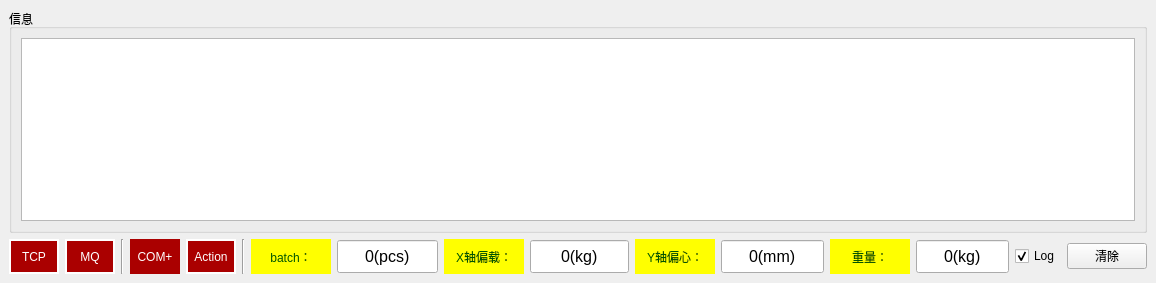
<?xml version="1.0" encoding="UTF-8"?>
<ui version="4.0">
 <class>MainWindow</class>
 <widget class="QMainWindow" name="MainWindow">
  <property name="geometry">
   <rect>
    <x>0</x>
    <y>0</y>
    <width>1142</width>
    <height>283</height>
   </rect>
  </property>
  <property name="windowTitle">
   <string>ZBY_MQ</string>
  </property>
  <property name="windowIcon">
   <iconset>
    <normaloff>../../Container_Multiple_Channels_20200522/Container_Multiple_Channels_20200522/Main/ICO/ICO.ico</normaloff>../../Container_Multiple_Channels_20200522/Container_Multiple_Channels_20200522/Main/ICO/ICO.ico</iconset>
  </property>
  <widget class="QWidget" name="centralwidget">
   <layout class="QGridLayout" name="gridLayout">
    <item row="1" column="8">
     <widget class="QLabel" name="label_5">
      <property name="minimumSize">
       <size>
        <width>80</width>
        <height>0</height>
       </size>
      </property>
      <property name="styleSheet">
       <string notr="true">background-color: rgb(255, 255, 0);
color: rgb(0, 85, 0);</string>
      </property>
      <property name="text">
       <string>X轴偏载：</string>
      </property>
      <property name="alignment">
       <set>Qt::AlignCenter</set>
      </property>
     </widget>
    </item>
    <item row="1" column="9">
     <widget class="QSpinBox" name="spinBox_2">
      <property name="minimumSize">
       <size>
        <width>0</width>
        <height>35</height>
       </size>
      </property>
      <property name="font">
       <font>
        <pointsize>12</pointsize>
       </font>
      </property>
      <property name="alignment">
       <set>Qt::AlignCenter</set>
      </property>
      <property name="readOnly">
       <bool>true</bool>
      </property>
      <property name="buttonSymbols">
       <enum>QAbstractSpinBox::NoButtons</enum>
      </property>
      <property name="suffix">
       <string>(kg)</string>
      </property>
      <property name="prefix">
       <string/>
      </property>
      <property name="minimum">
       <number>-100000</number>
      </property>
      <property name="maximum">
       <number>1000000</number>
      </property>
      <property name="value">
       <number>0</number>
      </property>
     </widget>
    </item>
    <item row="1" column="13">
     <widget class="QSpinBox" name="spinBox_4">
      <property name="minimumSize">
       <size>
        <width>0</width>
        <height>35</height>
       </size>
      </property>
      <property name="font">
       <font>
        <pointsize>12</pointsize>
       </font>
      </property>
      <property name="alignment">
       <set>Qt::AlignCenter</set>
      </property>
      <property name="readOnly">
       <bool>true</bool>
      </property>
      <property name="buttonSymbols">
       <enum>QAbstractSpinBox::NoButtons</enum>
      </property>
      <property name="suffix">
       <string>(kg)</string>
      </property>
      <property name="minimum">
       <number>-10000</number>
      </property>
      <property name="maximum">
       <number>1000000</number>
      </property>
     </widget>
    </item>
    <item row="1" column="6">
     <widget class="QLabel" name="label_4">
      <property name="minimumSize">
       <size>
        <width>80</width>
        <height>0</height>
       </size>
      </property>
      <property name="styleSheet">
       <string notr="true">background-color: rgb(255, 255, 0);
color: rgb(0, 85, 0);</string>
      </property>
      <property name="frameShape">
       <enum>QFrame::NoFrame</enum>
      </property>
      <property name="text">
       <string>batch：</string>
      </property>
      <property name="alignment">
       <set>Qt::AlignCenter</set>
      </property>
     </widget>
    </item>
    <item row="1" column="3">
     <widget class="QLabel" name="label_8">
      <property name="minimumSize">
       <size>
        <width>50</width>
        <height>0</height>
       </size>
      </property>
      <property name="styleSheet">
       <string notr="true">background-color: rgb(170, 0, 0);
color: rgb(255, 255, 255);</string>
      </property>
      <property name="text">
       <string>COM+</string>
      </property>
      <property name="scaledContents">
       <bool>true</bool>
      </property>
      <property name="alignment">
       <set>Qt::AlignCenter</set>
      </property>
     </widget>
    </item>
    <item row="1" column="11">
     <widget class="QSpinBox" name="spinBox_3">
      <property name="minimumSize">
       <size>
        <width>0</width>
        <height>35</height>
       </size>
      </property>
      <property name="font">
       <font>
        <pointsize>12</pointsize>
       </font>
      </property>
      <property name="alignment">
       <set>Qt::AlignCenter</set>
      </property>
      <property name="readOnly">
       <bool>true</bool>
      </property>
      <property name="buttonSymbols">
       <enum>QAbstractSpinBox::NoButtons</enum>
      </property>
      <property name="suffix">
       <string>(mm)</string>
      </property>
      <property name="minimum">
       <number>-10000</number>
      </property>
      <property name="maximum">
       <number>1000000</number>
      </property>
     </widget>
    </item>
    <item row="1" column="2">
     <widget class="Line" name="line_3">
      <property name="orientation">
       <enum>Qt::Vertical</enum>
      </property>
     </widget>
    </item>
    <item row="1" column="4">
     <widget class="QLabel" name="label_3">
      <property name="minimumSize">
       <size>
        <width>50</width>
        <height>0</height>
       </size>
      </property>
      <property name="autoFillBackground">
       <bool>false</bool>
      </property>
      <property name="styleSheet">
       <string notr="true">background-color: rgb(170, 0, 0);
color: rgb(255, 255, 255);</string>
      </property>
      <property name="frameShape">
       <enum>QFrame::WinPanel</enum>
      </property>
      <property name="text">
       <string>Action</string>
      </property>
      <property name="scaledContents">
       <bool>false</bool>
      </property>
      <property name="alignment">
       <set>Qt::AlignCenter</set>
      </property>
      <property name="wordWrap">
       <bool>false</bool>
      </property>
      <property name="openExternalLinks">
       <bool>false</bool>
      </property>
     </widget>
    </item>
    <item row="1" column="10">
     <widget class="QLabel" name="label_6">
      <property name="minimumSize">
       <size>
        <width>80</width>
        <height>0</height>
       </size>
      </property>
      <property name="styleSheet">
       <string notr="true">background-color: rgb(255, 255, 0);
color: rgb(0, 85, 0);</string>
      </property>
      <property name="text">
       <string>Y轴偏心：</string>
      </property>
      <property name="alignment">
       <set>Qt::AlignCenter</set>
      </property>
     </widget>
    </item>
    <item row="1" column="7">
     <widget class="QSpinBox" name="spinBox">
      <property name="minimumSize">
       <size>
        <width>0</width>
        <height>35</height>
       </size>
      </property>
      <property name="baseSize">
       <size>
        <width>0</width>
        <height>0</height>
       </size>
      </property>
      <property name="font">
       <font>
        <pointsize>12</pointsize>
       </font>
      </property>
      <property name="alignment">
       <set>Qt::AlignCenter</set>
      </property>
      <property name="readOnly">
       <bool>true</bool>
      </property>
      <property name="buttonSymbols">
       <enum>QAbstractSpinBox::NoButtons</enum>
      </property>
      <property name="suffix">
       <string>(pcs)</string>
      </property>
      <property name="maximum">
       <number>100000</number>
      </property>
      <property name="value">
       <number>0</number>
      </property>
     </widget>
    </item>
    <item row="1" column="1">
     <widget class="QLabel" name="label_2">
      <property name="minimumSize">
       <size>
        <width>50</width>
        <height>0</height>
       </size>
      </property>
      <property name="styleSheet">
       <string notr="true">background-color: rgb(170, 0, 0);
color: rgb(255, 255, 255);</string>
      </property>
      <property name="frameShape">
       <enum>QFrame::WinPanel</enum>
      </property>
      <property name="text">
       <string>MQ</string>
      </property>
      <property name="alignment">
       <set>Qt::AlignCenter</set>
      </property>
     </widget>
    </item>
    <item row="1" column="5">
     <widget class="Line" name="line_2">
      <property name="orientation">
       <enum>Qt::Vertical</enum>
      </property>
     </widget>
    </item>
    <item row="1" column="14">
     <widget class="QCheckBox" name="checkBox">
      <property name="text">
       <string>Log</string>
      </property>
      <property name="checked">
       <bool>true</bool>
      </property>
     </widget>
    </item>
    <item row="1" column="15">
     <widget class="QPushButton" name="pushButton_3">
      <property name="text">
       <string>清除</string>
      </property>
     </widget>
    </item>
    <item row="0" column="0" colspan="16">
     <widget class="QGroupBox" name="groupBox">
      <property name="title">
       <string>信息</string>
      </property>
      <layout class="QGridLayout" name="gridLayout_2">
       <item row="1" column="0" colspan="2">
        <widget class="QPlainTextEdit" name="plainTextEdit"/>
       </item>
      </layout>
     </widget>
    </item>
    <item row="1" column="12">
     <widget class="QLabel" name="label_7">
      <property name="minimumSize">
       <size>
        <width>80</width>
        <height>0</height>
       </size>
      </property>
      <property name="styleSheet">
       <string notr="true">background-color: rgb(255, 255, 0);
color: rgb(0, 85, 0);</string>
      </property>
      <property name="text">
       <string>重量：</string>
      </property>
      <property name="alignment">
       <set>Qt::AlignCenter</set>
      </property>
     </widget>
    </item>
    <item row="1" column="0">
     <widget class="QLabel" name="label">
      <property name="minimumSize">
       <size>
        <width>50</width>
        <height>35</height>
       </size>
      </property>
      <property name="styleSheet">
       <string notr="true">background-color: rgb(170, 0, 0);
color: rgb(255, 255, 255);</string>
      </property>
      <property name="frameShape">
       <enum>QFrame::WinPanel</enum>
      </property>
      <property name="text">
       <string>TCP</string>
      </property>
      <property name="alignment">
       <set>Qt::AlignCenter</set>
      </property>
     </widget>
    </item>
   </layout>
  </widget>
 </widget>
 <resources/>
 <connections/>
</ui>
